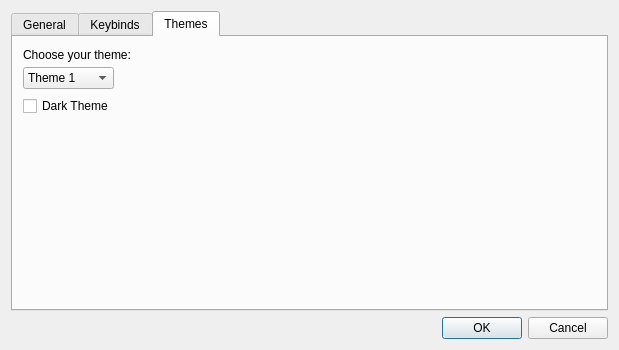
<?xml version="1.0" encoding="UTF-8"?>
<ui version="4.0">
 <class>Dialog</class>
 <widget class="QDialog" name="Dialog">
  <property name="geometry">
   <rect>
    <x>0</x>
    <y>0</y>
    <width>619</width>
    <height>347</height>
   </rect>
  </property>
  <property name="sizePolicy">
   <sizepolicy hsizetype="Preferred" vsizetype="Expanding">
    <horstretch>0</horstretch>
    <verstretch>0</verstretch>
   </sizepolicy>
  </property>
  <property name="windowTitle">
   <string>Preferences</string>
  </property>
  <property name="layoutDirection">
   <enum>Qt::LeftToRight</enum>
  </property>
  <layout class="QVBoxLayout" name="verticalLayout">
   <item>
    <widget class="QTabWidget" name="tabWidget">
     <property name="sizePolicy">
      <sizepolicy hsizetype="Preferred" vsizetype="Preferred">
       <horstretch>0</horstretch>
       <verstretch>0</verstretch>
      </sizepolicy>
     </property>
     <property name="minimumSize">
      <size>
       <width>275</width>
       <height>300</height>
      </size>
     </property>
     <property name="currentIndex">
      <number>2</number>
     </property>
     <widget class="QWidget" name="General">
      <attribute name="title">
       <string>General</string>
      </attribute>
      <widget class="QLabel" name="label_2">
       <property name="geometry">
        <rect>
         <x>10</x>
         <y>10</y>
         <width>141</width>
         <height>16</height>
        </rect>
       </property>
       <property name="text">
        <string>Prefered File Format</string>
       </property>
      </widget>
      <widget class="QComboBox" name="comboBox_2">
       <property name="geometry">
        <rect>
         <x>10</x>
         <y>30</y>
         <width>121</width>
         <height>22</height>
        </rect>
       </property>
       <item>
        <property name="text">
         <string>MP4</string>
        </property>
       </item>
       <item>
        <property name="text">
         <string>MOV</string>
        </property>
       </item>
       <item>
        <property name="text">
         <string>GIF</string>
        </property>
       </item>
       <item>
        <property name="text">
         <string>WEBM</string>
        </property>
       </item>
       <item>
        <property name="text">
         <string>PNG</string>
        </property>
       </item>
      </widget>
     </widget>
     <widget class="QWidget" name="Keybinds">
      <attribute name="title">
       <string>Keybinds</string>
      </attribute>
      <layout class="QHBoxLayout" name="horizontalLayout">
       <item>
        <widget class="QTableWidget" name="tableWidget">
         <property name="sizePolicy">
          <sizepolicy hsizetype="Expanding" vsizetype="Expanding">
           <horstretch>0</horstretch>
           <verstretch>0</verstretch>
          </sizepolicy>
         </property>
         <property name="sizeAdjustPolicy">
          <enum>QAbstractScrollArea::AdjustToContents</enum>
         </property>
         <property name="alternatingRowColors">
          <bool>true</bool>
         </property>
         <property name="showGrid">
          <bool>true</bool>
         </property>
         <property name="rowCount">
          <number>4</number>
         </property>
         <attribute name="horizontalHeaderVisible">
          <bool>false</bool>
         </attribute>
         <attribute name="horizontalHeaderCascadingSectionResizes">
          <bool>true</bool>
         </attribute>
         <attribute name="horizontalHeaderHighlightSections">
          <bool>true</bool>
         </attribute>
         <attribute name="horizontalHeaderStretchLastSection">
          <bool>true</bool>
         </attribute>
         <attribute name="verticalHeaderVisible">
          <bool>false</bool>
         </attribute>
         <attribute name="verticalHeaderHighlightSections">
          <bool>true</bool>
         </attribute>
         <row/>
         <row/>
         <row/>
         <row/>
         <column>
          <property name="text">
           <string>Keybind</string>
          </property>
         </column>
         <column>
          <property name="text">
           <string>Function</string>
          </property>
         </column>
        </widget>
       </item>
      </layout>
     </widget>
     <widget class="QWidget" name="Themes">
      <attribute name="title">
       <string>Themes</string>
      </attribute>
      <widget class="QComboBox" name="comboBox">
       <property name="geometry">
        <rect>
         <x>10</x>
         <y>30</y>
         <width>91</width>
         <height>22</height>
        </rect>
       </property>
       <item>
        <property name="text">
         <string>Theme 1</string>
        </property>
       </item>
       <item>
        <property name="text">
         <string>Theme 2</string>
        </property>
       </item>
       <item>
        <property name="text">
         <string>bobi</string>
        </property>
       </item>
      </widget>
      <widget class="QLabel" name="label">
       <property name="geometry">
        <rect>
         <x>10</x>
         <y>10</y>
         <width>111</width>
         <height>16</height>
        </rect>
       </property>
       <property name="text">
        <string>Choose your theme:</string>
       </property>
      </widget>
      <widget class="QCheckBox" name="checkBox_2">
       <property name="geometry">
        <rect>
         <x>10</x>
         <y>60</y>
         <width>101</width>
         <height>18</height>
        </rect>
       </property>
       <property name="text">
        <string>Dark Theme</string>
       </property>
      </widget>
     </widget>
    </widget>
   </item>
   <item>
    <widget class="QDialogButtonBox" name="buttonBox">
     <property name="sizePolicy">
      <sizepolicy hsizetype="Preferred" vsizetype="Fixed">
       <horstretch>0</horstretch>
       <verstretch>0</verstretch>
      </sizepolicy>
     </property>
     <property name="orientation">
      <enum>Qt::Horizontal</enum>
     </property>
     <property name="standardButtons">
      <set>QDialogButtonBox::Cancel|QDialogButtonBox::Ok</set>
     </property>
     <property name="centerButtons">
      <bool>false</bool>
     </property>
    </widget>
   </item>
  </layout>
 </widget>
 <resources/>
 <connections>
  <connection>
   <sender>buttonBox</sender>
   <signal>accepted()</signal>
   <receiver>Dialog</receiver>
   <slot>accept()</slot>
   <hints>
    <hint type="sourcelabel">
     <x>248</x>
     <y>254</y>
    </hint>
    <hint type="destinationlabel">
     <x>157</x>
     <y>274</y>
    </hint>
   </hints>
  </connection>
  <connection>
   <sender>buttonBox</sender>
   <signal>rejected()</signal>
   <receiver>Dialog</receiver>
   <slot>reject()</slot>
   <hints>
    <hint type="sourcelabel">
     <x>316</x>
     <y>260</y>
    </hint>
    <hint type="destinationlabel">
     <x>286</x>
     <y>274</y>
    </hint>
   </hints>
  </connection>
 </connections>
</ui>
